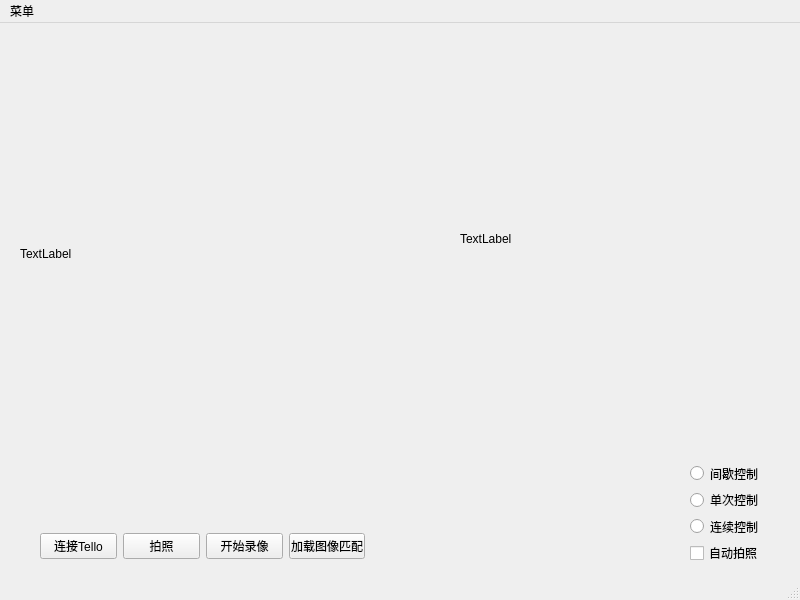
<?xml version="1.0" encoding="UTF-8"?>
<ui version="4.0">
 <class>MainWindow</class>
 <widget class="QMainWindow" name="MainWindow">
  <property name="geometry">
   <rect>
    <x>0</x>
    <y>0</y>
    <width>800</width>
    <height>600</height>
   </rect>
  </property>
  <property name="windowTitle">
   <string>TelloRS</string>
  </property>
  <widget class="QWidget" name="centralwidget">
   <widget class="QWidget" name="layoutWidget">
    <property name="geometry">
     <rect>
      <x>40</x>
      <y>510</y>
      <width>325</width>
      <height>26</height>
     </rect>
    </property>
    <layout class="QHBoxLayout" name="horizontalLayout">
     <item alignment="Qt::AlignBottom">
      <widget class="QPushButton" name="btn_connect">
       <property name="text">
        <string>连接Tello</string>
       </property>
      </widget>
     </item>
     <item alignment="Qt::AlignBottom">
      <widget class="QPushButton" name="btn_takephoto">
       <property name="text">
        <string>拍照</string>
       </property>
      </widget>
     </item>
     <item alignment="Qt::AlignBottom">
      <widget class="QPushButton" name="btn_record">
       <property name="text">
        <string>开始录像</string>
       </property>
      </widget>
     </item>
     <item alignment="Qt::AlignBottom">
      <widget class="QPushButton" name="pushButton">
       <property name="text">
        <string>加载图像匹配</string>
       </property>
      </widget>
     </item>
    </layout>
   </widget>
   <widget class="QWidget" name="layoutWidget">
    <property name="geometry">
     <rect>
      <x>690</x>
      <y>440</y>
      <width>73</width>
      <height>100</height>
     </rect>
    </property>
    <layout class="QVBoxLayout" name="verticalLayout">
     <item alignment="Qt::AlignRight">
      <widget class="QRadioButton" name="rbtn_move_fixed">
       <property name="text">
        <string>间歇控制</string>
       </property>
      </widget>
     </item>
     <item alignment="Qt::AlignRight">
      <widget class="QRadioButton" name="rbtn_move_single">
       <property name="text">
        <string>单次控制</string>
       </property>
      </widget>
     </item>
     <item alignment="Qt::AlignRight">
      <widget class="QRadioButton" name="rbtn_move_rc">
       <property name="text">
        <string>连续控制</string>
       </property>
      </widget>
     </item>
     <item alignment="Qt::AlignRight">
      <widget class="QCheckBox" name="chk_autocap">
       <property name="text">
        <string>自动拍照</string>
       </property>
      </widget>
     </item>
    </layout>
   </widget>
   <widget class="QLabel" name="label_source">
    <property name="enabled">
     <bool>true</bool>
    </property>
    <property name="geometry">
     <rect>
      <x>20</x>
      <y>10</y>
      <width>421</width>
      <height>441</height>
     </rect>
    </property>
    <property name="text">
     <string>TextLabel</string>
    </property>
   </widget>
   <widget class="QLabel" name="label_template">
    <property name="geometry">
     <rect>
      <x>460</x>
      <y>120</y>
      <width>331</width>
      <height>191</height>
     </rect>
    </property>
    <property name="text">
     <string>TextLabel</string>
    </property>
   </widget>
  </widget>
  <widget class="QMenuBar" name="menubar">
   <property name="geometry">
    <rect>
     <x>0</x>
     <y>0</y>
     <width>800</width>
     <height>22</height>
    </rect>
   </property>
   <widget class="QMenu" name="menu">
    <property name="title">
     <string>菜单</string>
    </property>
   </widget>
   <addaction name="menu"/>
  </widget>
  <widget class="QStatusBar" name="statusbar"/>
 </widget>
 <resources/>
 <connections/>
</ui>
